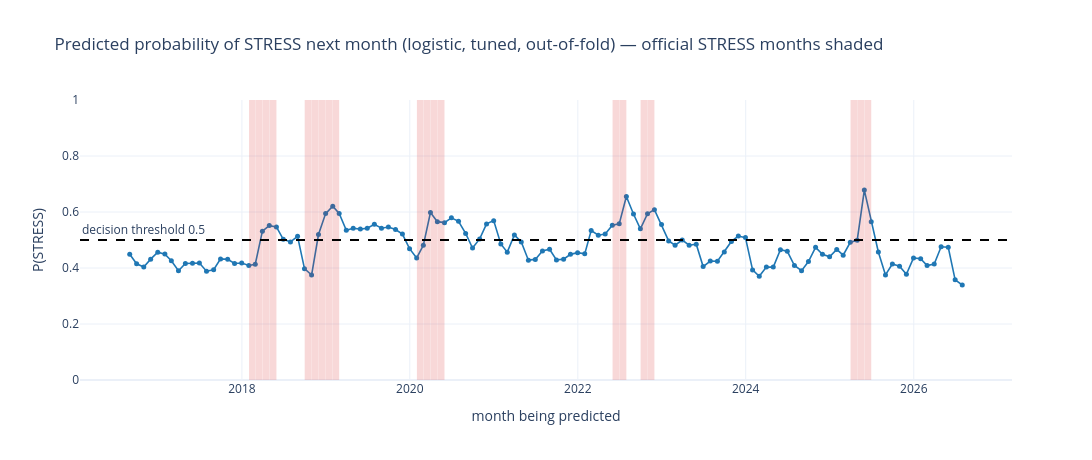

The code cell stored with this chart in its notebook:
### Markdown cell above
## 6 — Predicted stress probability over time (logistic, out-of-fold)

Interactive chart: hover shows the month being predicted, the probability, the date the prediction was
issued and whether the month turned out to be official STRESS (shaded). A static copy of the same figure is
embedded below it so the chart also renders where JavaScript is stripped (github.com); the interactive HTML
is saved to `outputs/supervised_pstress_logistic.html`.

### Code cell
import plotly.graph_objects as go
import plotly.io as pio
from IPython.display import Image, display
pio.renderers.default = "plotly_mimetype+notebook_connected"   # figure JSON stays in the .ipynb; plotly.js from CDN

plot_df = pd.DataFrame({"issued_at": oof_idx, "p_stress": p_logit.values, "true": y_oof.values},
                       index=pd.DatetimeIndex(tm.values, name="target_month"))
fig = go.Figure()
for T in official.index[official == "STRESS"]:                 # shade official STRESS months (calendar month of T)
    if T >= plot_df.index.min():
        fig.add_vrect(x0=T - pd.offsets.MonthBegin(1), x1=T, fillcolor="#d62728", opacity=0.18, line_width=0)
fig.add_trace(go.Scatter(
    x=plot_df.index, y=plot_df["p_stress"], mode="lines+markers", name="logistic P(STRESS next month), out-of-fold",
    line=dict(color="#1f77b4", width=1.6), marker=dict(size=5),
    customdata=np.stack([plot_df["issued_at"].dt.strftime("%Y-%m-%d"),
                         np.where(plot_df["true"] == 1, "yes", "no")], axis=1),
    hovertemplate="month %{x|%Y-%m}<br>P(STRESS) = %{y:.2f}<br>issued at %{customdata[0]}"
                  "<br>official STRESS: %{customdata[1]}<extra></extra>"))
fig.add_hline(y=0.5, line_dash="dash", line_color="black", annotation_text="decision threshold 0.5",
              annotation_position="top left")
fig.update_layout(title="Predicted probability of STRESS next month (logistic, tuned, out-of-fold) — official STRESS months shaded",
                  xaxis_title="month being predicted", yaxis_title="P(STRESS)", yaxis_range=[0, 1],
                  template="plotly_white", height=460, width=1150, legend=dict(orientation="h", y=1.08, x=0))
fig.show()
fig.write_html(OUT_DIR / "supervised_pstress_logistic.html", include_plotlyjs="cdn")
try:   # static PNG twin for renderers that strip JavaScript (github.com); needs kaleido + a local Chrome
    display(Image(fig.to_image(format="png", scale=2)))
except Exception as e:
    print(f"static PNG skipped ({type(e).__name__}); the interactive HTML is in outputs/")

### Figure 1 — Plotly figure (JSON) as saved in the notebook; plotly's stock layout.template omitted (floating-point values rounded to 4 significant figures; data arrays with more than 128 entries replaced by an {"elided": "..."} marker saying what was removed)
{"data": [{"customdata": {"elided": "120x2 str values"}, "hovertemplate": "month %{x|%Y-%m}<br>P(STRESS) = %{y:.2f}<br>issued at %{customdata[0]}<br>official STRESS: %{customdata[1]}<extra></extra>", "line": {"color": "#1f77b4", "width": 1.6}, "marker": {"size": 5}, "mode": "lines+markers", "name": "logistic P(STRESS next month), out-of-fold", "type": "scatter", "x": ["2016-08-31T00:00:00.000000000", "2016-09-30T00:00:00.000000000", "2016-10-31T00:00:00.000000000", "2016-11-30T00:00:00.000000000", "2016-12-31T00:00:00.000000000", "2017-01-31T00:00:00.000000000", "2017-02-28T00:00:00.000000000", "2017-03-31T00:00:00.000000000", "2017-04-30T00:00:00.000000000", "2017-05-31T00:00:00.000000000", "2017-06-30T00:00:00.000000000", "2017-07-31T00:00:00.000000000", "2017-08-31T00:00:00.000000000", "2017-09-30T00:00:00.000000000", "2017-10-31T00:00:00.000000000", "2017-11-30T00:00:00.000000000", "2017-12-31T00:00:00.000000000", "2018-01-31T00:00:00.000000000", "2018-02-28T00:00:00.000000000", "2018-03-31T00:00:00.000000000", "2018-04-30T00:00:00.000000000", "2018-05-31T00:00:00.000000000", "2018-06-30T00:00:00.000000000", "2018-07-31T00:00:00.000000000", "2018-08-31T00:00:00.000000000", "2018-09-30T00:00:00.000000000", "2018-10-31T00:00:00.000000000", "2018-11-30T00:00:00.000000000", "2018-12-31T00:00:00.000000000", "2019-01-31T00:00:00.000000000", "2019-02-28T00:00:00.000000000", "2019-03-31T00:00:00.000000000", "2019-04-30T00:00:00.000000000", "2019-05-31T00:00:00.000000000", "2019-06-30T00:00:00.000000000", "2019-07-31T00:00:00.000000000", "2019-08-31T00:00:00.000000000", "2019-09-30T00:00:00.000000000", "2019-10-31T00:00:00.000000000", "2019-11-30T00:00:00.000000000", "2019-12-31T00:00:00.000000000", "2020-01-31T00:00:00.000000000", "2020-02-29T00:00:00.000000000", "2020-03-31T00:00:00.000000000", "2020-04-30T00:00:00.000000000", "2020-05-31T00:00:00.000000000", "2020-06-30T00:00:00.000000000", "2020-07-31T00:00:00.000000000", "2020-08-31T00:00:00.000000000", "2020-09-30T00:00:00.000000000", "2020-10-31T00:00:00.000000000", "2020-11-30T00:00:00.000000000", "2020-12-31T00:00:00.000000000", "2021-01-31T00:00:00.000000000", "2021-02-28T00:00:00.000000000", "2021-03-31T00:00:00.000000000", "2021-04-30T00:00:00.000000000", "2021-05-31T00:00:00.000000000", "2021-06-30T00:00:00.000000000", "2021-07-31T00:00:00.000000000", "2021-08-31T00:00:00.000000000", "2021-09-30T00:00:00.000000000", "2021-10-31T00:00:00.000000000", "2021-11-30T00:00:00.000000000", "2021-12-31T00:00:00.000000000", "2022-01-31T00:00:00.000000000", "2022-02-28T00:00:00.000000000", "2022-03-31T00:00:00.000000000", "2022-04-30T00:00:00.000000000", "2022-05-31T00:00:00.000000000", "2022-06-30T00:00:00.000000000", "2022-07-31T00:00:00.000000000", "2022-08-31T00:00:00.000000000", "2022-09-30T00:00:00.000000000", "2022-10-31T00:00:00.000000000", "2022-11-30T00:00:00.000000000", "2022-12-31T00:00:00.000000000", "2023-01-31T00:00:00.000000000", "2023-02-28T00:00:00.000000000", "2023-03-31T00:00:00.000000000", "2023-04-30T00:00:00.000000000", "2023-05-31T00:00:00.000000000", "2023-06-30T00:00:00.000000000", "2023-07-31T00:00:00.000000000", "2023-08-31T00:00:00.000000000", "2023-09-30T00:00:00.000000000", "2023-10-31T00:00:00.000000000", "2023-11-30T00:00:00.000000000", "2023-12-31T00:00:00.000000000", "2024-01-31T00:00:00.000000000", "2024-02-29T00:00:00.000000000", "2024-03-31T00:00:00.000000000", "2024-04-30T00:00:00.000000000", "2024-05-31T00:00:00.000000000", "2024-06-30T00:00:00.000000000", "2024-07-31T00:00:00.000000000", "2024-08-31T00:00:00.000000000", "2024-09-30T00:00:00.000000000", "2024-10-31T00:00:00.000000000", "2024-11-30T00:00:00.000000000", "2024-12-31T00:00:00.000000000", "2025-01-31T00:00:00.000000000", "2025-02-28T00:00:00.000000000", "2025-03-31T00:00:00.000000000", "2025-04-30T00:00:00.000000000", "2025-05-31T00:00:00.000000000", "2025-06-30T00:00:00.000000000", "2025-07-31T00:00:00.000000000", "2025-08-31T00:00:00.000000000", "2025-09-30T00:00:00.000000000", "2025-10-31T00:00:00.000000000", "2025-11-30T00:00:00.000000000", "2025-12-31T00:00:00.000000000", "2026-01-31T00:00:00.000000000", "2026-02-28T00:00:00.000000000", "2026-03-31T00:00:00.000000000", "2026-04-30T00:00:00.000000000", "2026-05-31T00:00:00.000000000", "2026-06-30T00:00:00.000000000", "2026-07-31T00:00:00.000000000"], "y": [0.4489, 0.4151, 0.4033, 0.4317, 0.4566, 0.4496, 0.4262, 0.3903, 0.4159, 0.4174, 0.4179, 0.3885, 0.3937, 0.4323, 0.4313, 0.416, 0.4179, 0.4089, 0.4135, 0.5316, 0.5515, 0.5465, 0.5022, 0.4932, 0.5132, 0.3977, 0.3749, 0.5196, 0.5943, 0.6205, 0.5947, 0.5344, 0.5419, 0.5389, 0.5417, 0.5559, 0.5421, 0.5466, 0.5372, 0.521, 0.4692, 0.4359, 0.4809, 0.5982, 0.5655, 0.562, 0.5791, 0.5666, 0.5235, 0.4714, 0.5039, 0.5576, 0.5692, 0.4859, 0.4566, 0.5179, 0.493, 0.428, 0.4307, 0.4605, 0.4669, 0.4288, 0.4315, 0.4487, 0.4549, 0.4505, 0.5339, 0.5171, 0.5217, 0.553, 0.5577, 0.6555, 0.5927, 0.54, 0.5939, 0.6083, 0.5552, 0.4968, 0.4813, 0.5, 0.4814, 0.4851, 0.405, 0.4249, 0.4242, 0.4574, 0.4949, 0.5141, 0.5086, 0.3933, 0.3702, 0.4033, 0.4032, 0.4654, 0.4597, 0.4089, 0.3905, 0.4228, 0.4737, 0.4489, 0.4399, 0.4661, 0.4458, 0.492, 0.4989, 0.6783, 0.5649, 0.4572, 0.3752, 0.4145, 0.4065, 0.3775, 0.4358, 0.4329, 0.4085, 0.4145, 0.4758, 0.474, 0.3577, 0.3392]}], "layout": {"annotations": [{"showarrow": false, "text": "decision threshold 0.5", "x": 0, "xanchor": "left", "xref": "x domain", "y": 0.5, "yanchor": "bottom", "yref": "y"}], "height": 460, "legend": {"orientation": "h", "x": 0, "y": 1.08}, "shapes": [{"fillcolor": "#d62728", "line": {"width": 0}, "opacity": 0.18, "type": "rect", "x0": "2018-02-01T00:00:00", "x1": "2018-02-28T00:00:00", "xref": "x", "y0": 0, "y1": 1, "yref": "y domain"}, {"fillcolor": "#d62728", "line": {"width": 0}, "opacity": 0.18, "type": "rect", "x0": "2018-03-01T00:00:00", "x1": "2018-03-31T00:00:00", "xref": "x", "y0": 0, "y1": 1, "yref": "y domain"}, {"fillcolor": "#d62728", "line": {"width": 0}, "opacity": 0.18, "type": "rect", "x0": "2018-04-01T00:00:00", "x1": "2018-04-30T00:00:00", "xref": "x", "y0": 0, "y1": 1, "yref": "y domain"}, {"fillcolor": "#d62728", "line": {"width": 0}, "opacity": 0.18, "type": "rect", "x0": "2018-05-01T00:00:00", "x1": "2018-05-31T00:00:00", "xref": "x", "y0": 0, "y1": 1, "yref": "y domain"}, {"fillcolor": "#d62728", "line": {"width": 0}, "opacity": 0.18, "type": "rect", "x0": "2018-10-01T00:00:00", "x1": "2018-10-31T00:00:00", "xref": "x", "y0": 0, "y1": 1, "yref": "y domain"}, {"fillcolor": "#d62728", "line": {"width": 0}, "opacity": 0.18, "type": "rect", "x0": "2018-11-01T00:00:00", "x1": "2018-11-30T00:00:00", "xref": "x", "y0": 0, "y1": 1, "yref": "y domain"}, {"fillcolor": "#d62728", "line": {"width": 0}, "opacity": 0.18, "type": "rect", "x0": "2018-12-01T00:00:00", "x1": "2018-12-31T00:00:00", "xref": "x", "y0": 0, "y1": 1, "yref": "y domain"}, {"fillcolor": "#d62728", "line": {"width": 0}, "opacity": 0.18, "type": "rect", "x0": "2019-01-01T00:00:00", "x1": "2019-01-31T00:00:00", "xref": "x", "y0": 0, "y1": 1, "yref": "y domain"}, {"fillcolor": "#d62728", "line": {"width": 0}, "opacity": 0.18, "type": "rect", "x0": "2019-02-01T00:00:00", "x1": "2019-02-28T00:00:00", "xref": "x", "y0": 0, "y1": 1, "yref": "y domain"}, {"fillcolor": "#d62728", "line": {"width": 0}, "opacity": 0.18, "type": "rect", "x0": "2020-02-01T00:00:00", "x1": "2020-02-29T00:00:00", "xref": "x", "y0": 0, "y1": 1, "yref": "y domain"}, {"fillcolor": "#d62728", "line": {"width": 0}, "opacity": 0.18, "type": "rect", "x0": "2020-03-01T00:00:00", "x1": "2020-03-31T00:00:00", "xref": "x", "y0": 0, "y1": 1, "yref": "y domain"}, {"fillcolor": "#d62728", "line": {"width": 0}, "opacity": 0.18, "type": "rect", "x0": "2020-04-01T00:00:00", "x1": "2020-04-30T00:00:00", "xref": "x", "y0": 0, "y1": 1, "yref": "y domain"}, {"fillcolor": "#d62728", "line": {"width": 0}, "opacity": 0.18, "type": "rect", "x0": "2020-05-01T00:00:00", "x1": "2020-05-31T00:00:00", "xref": "x", "y0": 0, "y1": 1, "yref": "y domain"}, {"fillcolor": "#d62728", "line": {"width": 0}, "opacity": 0.18, "type": "rect", "x0": "2022-06-01T00:00:00", "x1": "2022-06-30T00:00:00", "xref": "x", "y0": 0, "y1": 1, "yref": "y domain"}, {"fillcolor": "#d62728", "line": {"width": 0}, "opacity": 0.18, "type": "rect", "x0": "2022-07-01T00:00:00", "x1": "2022-07-31T00:00:00", "xref": "x", "y0": 0, "y1": 1, "yref": "y domain"}, {"fillcolor": "#d62728", "line": {"width": 0}, "opacity": 0.18, "type": "rect", "x0": "2022-10-01T00:00:00", "x1": "2022-10-31T00:00:00", "xref": "x", "y0": 0, "y1": 1, "yref": "y domain"}, {"fillcolor": "#d62728", "line": {"width": 0}, "opacity": 0.18, "type": "rect", "x0": "2022-11-01T00:00:00", "x1": "2022-11-30T00:00:00", "xref": "x", "y0": 0, "y1": 1, "yref": "y domain"}, {"fillcolor": "#d62728", "line": {"width": 0}, "opacity": 0.18, "type": "rect", "x0": "2025-04-01T00:00:00", "x1": "2025-04-30T00:00:00", "xref": "x", "y0": 0, "y1": 1, "yref": "y domain"}, {"fillcolor": "#d62728", "line": {"width": 0}, "opacity": 0.18, "type": "rect", "x0": "2025-05-01T00:00:00", "x1": "2025-05-31T00:00:00", "xref": "x", "y0": 0, "y1": 1, "yref": "y domain"}, {"fillcolor": "#d62728", "line": {"width": 0}, "opacity": 0.18, "type": "rect", "x0": "2025-06-01T00:00:00", "x1": "2025-06-30T00:00:00", "xref": "x", "y0": 0, "y1": 1, "yref": "y domain"}, {"line": {"color": "black", "dash": "dash"}, "type": "line", "x0": 0, "x1": 1, "xref": "x domain", "y0": 0.5, "y1": 0.5, "yref": "y"}], "title": {"text": "Predicted probability of STRESS next month (logistic, tuned, out-of-fold) — official STRESS months shaded"}, "width": 1150, "xaxis": {"title": {"text": "month being predicted"}}, "yaxis": {"range": [0, 1], "title": {"text": "P(STRESS)"}}}}
